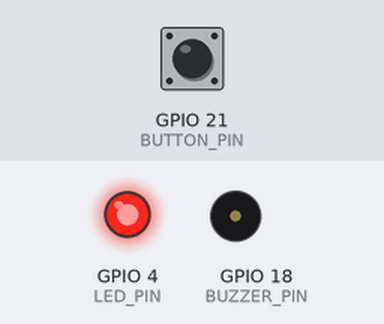
Simulated run of this sketch. Board: ESP32. Parts: output pins drawn as LEDs (lit = HIGH), buzzer (waves = sounding, pin HIGH). The test bench sets the inputs (shaded band); at power-on: GPIO 21 (BUTTON_PIN) HIGH.

Above: at 1.2 s.
1.3 s: GPIO 21 (BUTTON_PIN) pulled LOW for 0.15 s
At 1.37 s:
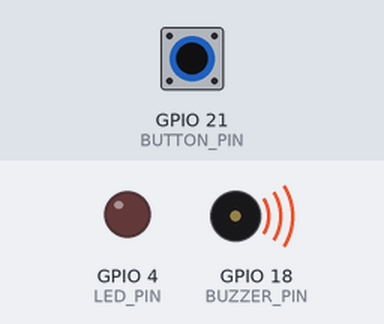
2.9 s: GPIO 21 (BUTTON_PIN) pulled LOW for 3.2 s
At 7.0 s:
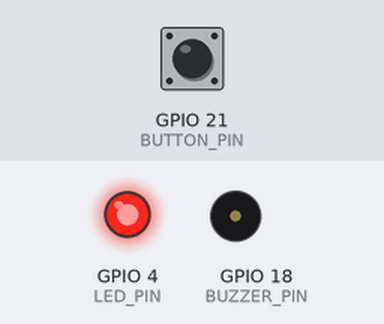
Timing chart, 0 to 8.5 s (numbered marks = the images above; inputs shaded):
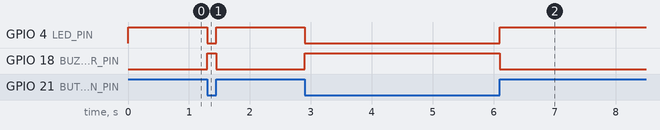

The sketch:

first_stepss.ino
```cpp
#include <Arduino.h>

#define BUTTON_PIN 21
int LED_PIN = 4;
int BUZZER_PIN = 18;

int buttonState;

void setup() {
  pinMode(BUTTON_PIN, INPUT_PULLUP);
  pinMode(LED_PIN, OUTPUT);
  pinMode(BUZZER_PIN, OUTPUT);
}

void loop() {
  buttonState = digitalRead(BUTTON_PIN);

  if (buttonState == LOW) {
    digitalWrite(BUZZER_PIN, HIGH);
    digitalWrite(LED_PIN, LOW);
  } else {
    digitalWrite(BUZZER_PIN, LOW);
    digitalWrite(LED_PIN, HIGH);
  }
}
```

Measured:
- after the input at 1.3 s, GPIO 4 (LED_PIN): HIGH → LOW at once, → HIGH 0.15 s later; GPIO 18 (BUZZER_PIN): LOW → HIGH at once, → LOW 0.15 s later
- after the input at 2.9 s, GPIO 4 (LED_PIN): HIGH → LOW at once, → HIGH 3.2 s later; GPIO 18 (BUZZER_PIN): LOW → HIGH at once, → LOW 3.2 s later
